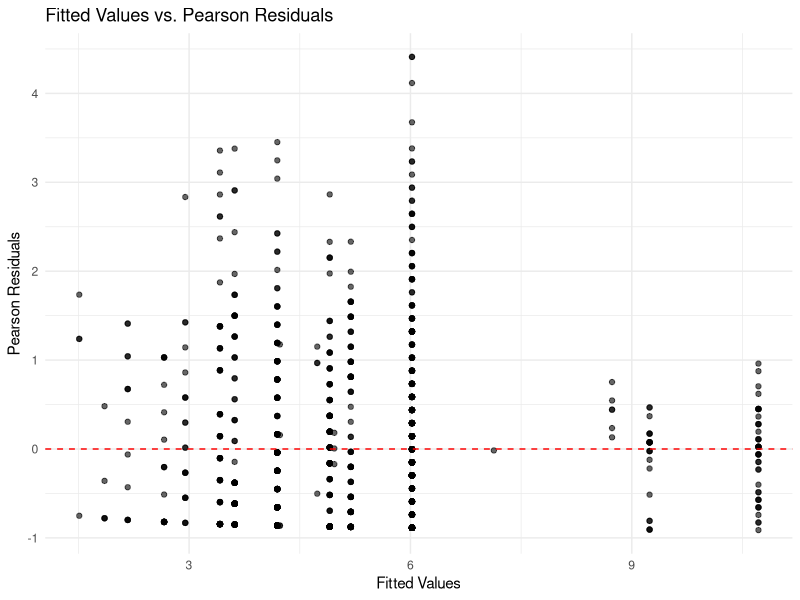
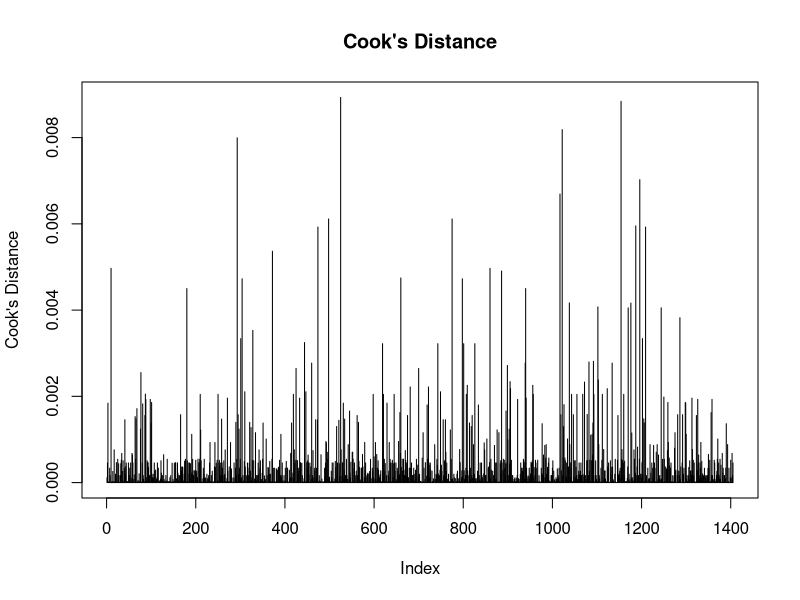
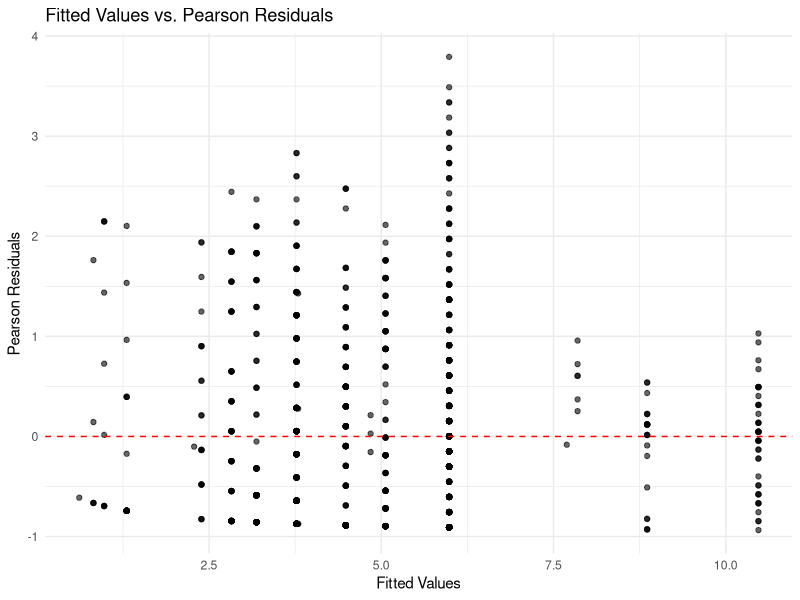
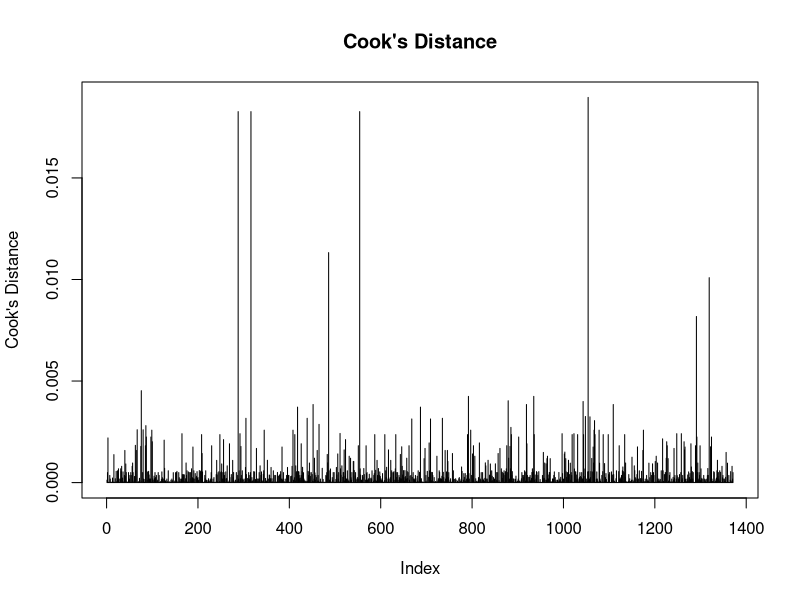

Source code (R) for these figures, in order:
## ---- chunk 1
library(MASS)
library(stats)
library(ggplot2)
## ---- chunk 2
df <- read.csv("dataset20.csv")

df$month <- as.numeric(df$month)
df$season <- cut(df$month, breaks = c(2, 5, 8, 11, 12), 
                 labels = c('Spring', 'Summer', 'Autumn', 'Winter'), 
                 include.lowest = TRUE)
df$season[df$month %in% c(12, 1, 2)] <- 'Winter'
df$season <- factor(df$season, levels = c("Spring", "Summer", "Autumn", "Winter"))
## ---- chunk 3
full_model <- glm.nb(time_at_shelter ~ animal_type + intake_type  + chip_status + season + year, data = df)
## ---- chunk 4
selected_model1 <- step(full_model, direction = "backward", trace = TRUE)
## ---- chunk 5
summary(selected_model1)
## ---- chunk 6
selected_model2 <- glm.nb(time_at_shelter ~ animal_type + intake_type  + chip_status,  data = df)
summary(selected_model2)
## ---- chunk 7
df$residuals <- residuals(selected_model2, type = "pearson") 
df$fitted_values <- fitted(selected_model2)
ggplot(df, aes(x = fitted_values, y = residuals)) +
  geom_point(alpha = 0.6) + 
  geom_hline(yintercept = 0, linetype = "dashed", color = "red") +  
  theme_minimal() +
  labs(title = "Fitted Values vs. Pearson Residuals",
       x = "Fitted Values",
       y = "Pearson Residuals")
## ---- chunk 8
plot(cooks.distance(selected_model2), type="h",
     main="Cook's Distance", ylab="Cook's Distance")
abline(h = 1, col = "red", lty = 2)

## ---- chunk 9
df_cleaned <- df[-which(cooks.distance(selected_model2) > 4 / nrow(df)), ]
final_model <- glm.nb(time_at_shelter ~ animal_type + intake_type  + chip_status, data = df_cleaned)
summary(final_model)
## ---- chunk 10
df_cleaned$residuals <- residuals(final_model, type = "pearson") 
df_cleaned$fitted_values <- fitted(final_model)
ggplot(df_cleaned, aes(x = fitted_values, y = residuals)) +
  geom_point(alpha = 0.6) + 
  geom_hline(yintercept = 0, linetype = "dashed", color = "red") +  
  theme_minimal() +
  labs(title = "Fitted Values vs. Pearson Residuals",
       x = "Fitted Values",
       y = "Pearson Residuals")
## ---- chunk 11
plot(cooks.distance(final_model), type="h",
     main="Cook's Distance", ylab="Cook's Distance")
abline(h = 1, col = "red", lty = 2)

## ---- chunk 12
deviance(final_model) / df.residual(final_model)
